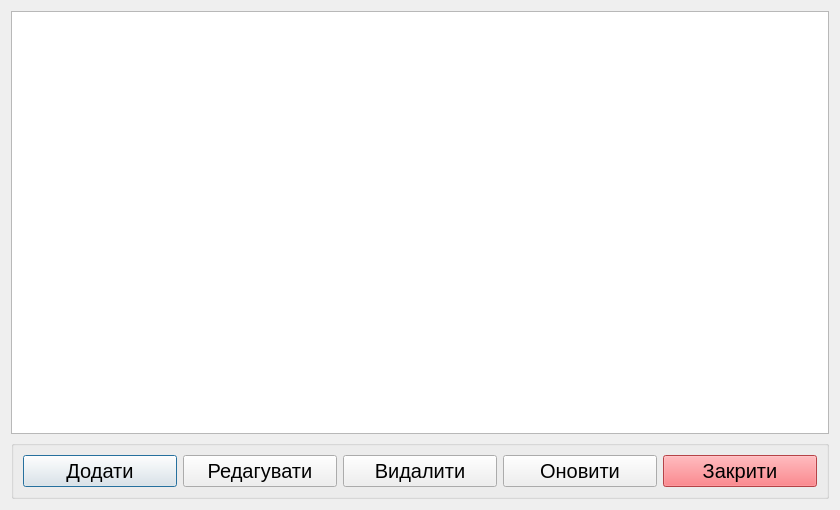
<?xml version="1.0" encoding="UTF-8"?>
<ui version="4.0">
 <class>UserManagement</class>
 <widget class="QDialog" name="UserManagement">
  <property name="geometry">
   <rect>
    <x>0</x>
    <y>0</y>
    <width>840</width>
    <height>510</height>
   </rect>
  </property>
  <property name="windowTitle">
   <string>Dialog</string>
  </property>
  <layout class="QGridLayout" name="gridLayout">
   <item row="0" column="0">
    <widget class="QTableView" name="tableView"/>
   </item>
   <item row="1" column="0">
    <widget class="QGroupBox" name="groupBox">
     <property name="title">
      <string/>
     </property>
     <layout class="QHBoxLayout" name="horizontalLayout">
      <item>
       <widget class="QPushButton" name="pbAdd">
        <property name="font">
         <font>
          <pointsize>15</pointsize>
         </font>
        </property>
        <property name="text">
         <string>Додати</string>
        </property>
       </widget>
      </item>
      <item>
       <widget class="QPushButton" name="pbEdit">
        <property name="font">
         <font>
          <pointsize>15</pointsize>
         </font>
        </property>
        <property name="text">
         <string>Редагувати</string>
        </property>
       </widget>
      </item>
      <item>
       <widget class="QPushButton" name="pbDelete">
        <property name="font">
         <font>
          <pointsize>15</pointsize>
         </font>
        </property>
        <property name="text">
         <string>Видалити</string>
        </property>
       </widget>
      </item>
      <item>
       <widget class="QPushButton" name="pbRefresh">
        <property name="font">
         <font>
          <pointsize>15</pointsize>
         </font>
        </property>
        <property name="text">
         <string>Оновити</string>
        </property>
       </widget>
      </item>
      <item>
       <widget class="QPushButton" name="pbClose">
        <property name="font">
         <font>
          <pointsize>15</pointsize>
         </font>
        </property>
        <property name="styleSheet">
         <string notr="true">background-color: #fd5c63</string>
        </property>
        <property name="text">
         <string>Закрити</string>
        </property>
       </widget>
      </item>
     </layout>
    </widget>
   </item>
  </layout>
 </widget>
 <resources/>
 <connections/>
</ui>
